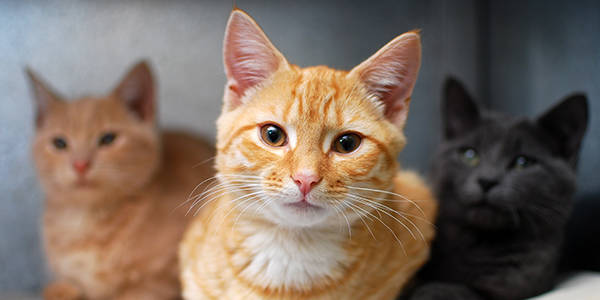
//> input picture Praktikum 1/OrangeCat.jpg, 600 x 300 px
$ ./main   (built with g++ and OpenCV 4)
//> lines starting //> are read from the running program, lines starting //| are printed output that depends on the picture
#include<stdlib.h>
#include<math.h>
#include<string.h>
#include<iostream>

#include<opencv2\opencv.hpp>
#include<opencv2\core\core.hpp>
#include<opencv2\highgui\highgui.hpp>
#include<opencv2\imgproc\imgproc.hpp>
#include<opencv2\ml\ml.hpp>
#include<opencv2\objdetect\objdetect.hpp>

using namespace std;
using namespace cv;

//Praktikum 1 Brightness and Contrast
int main() {
	cv::Mat I = cv::imread("../data/OrangeCat.jpg", CV_LOAD_IMAGE_GRAYSCALE);
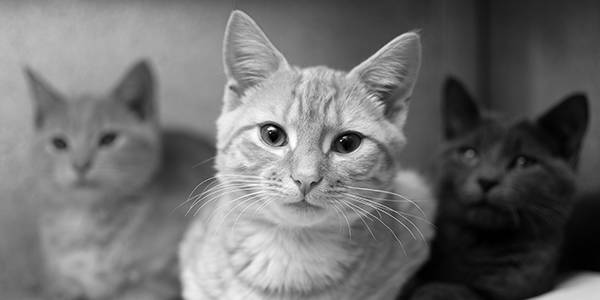
//> I: 300 rows x 600 cols, CV_8UC1; min 0, max 255, mean 110.8

	if (I.empty())
		return -1;

	cv::Mat padded;	//expand input image to optimal size
	int m = cv::getOptimalDFTSize(I.rows);
//> m = 300
	int n = cv::getOptimalDFTSize(I.cols); // on the border add zero values
//> n = 600
	cv::copyMakeBorder(I, padded, 0, m - I.rows, 0, n - I.cols, 1/*BORDER_CONSTANT*/, cv::Scalar::all(0));

	cv::Mat	planes[] = { cv::Mat_<float>(padded), cv::Mat::zeros(padded.size(), CV_32F) };
//> planes[1]: 300 rows x 600 cols, CV_32FC1; every value is 0
	cv::Mat complexI;
	merge(planes, 2, complexI);	// Add to the expanded another plane with zeros

	dft(complexI, complexI);	// this way the result may fit in the source matrix

								// compute the magnitude and switch to logarithmic scale
								// => log(1 + sqrt(Re(DFT(I))^2 + Im(DFT(I))^2))
	split(complexI, planes);	// planes[0] = Re(DFT(I), planes[1] = Im(DFT(I))
	magnitude(planes[0], planes[1], planes[0]);//	planes[0]	= magnitude
	cv::Mat magI = planes[0];

	magI += cv::Scalar::all(1);	// switch to logarithmic scale
	log(magI, magI);

	// crop the spectrum, if it has an odd number of rows or columns
	magI = magI(cv::Rect(0, 0, magI.cols & -2, magI.rows & -2));

	// rearrange the quadrants of Fourier image so that the origin is at the image center
	int cx = magI.cols / 2;
//> cx = 300
	int cy = magI.rows / 2;
//> cy = 150

	cv::Mat q0(magI, cv::Rect(0, 0, cx, cy));	// Top-Left - Create a ROI per quadrant
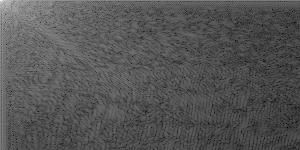
//> q0: 150 rows x 300 cols, CV_32FC1; min 2.66, max 16.81, mean 7.37; drawn with min black and max white
	cv::Mat q1(magI, cv::Rect(cx, 0, cx, cy));	// Top-Right
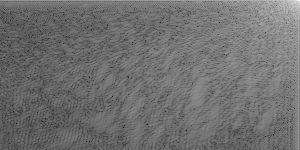
//> q1: 150 rows x 300 cols, CV_32FC1; min 1.12, max 15.46, mean 7.43; drawn with min black and max white
	cv::Mat q2(magI, cv::Rect(0, cy, cx, cy));	// Bottom-Left
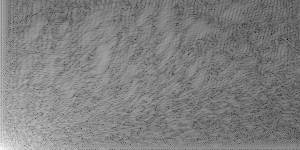
//> q2: 150 rows x 300 cols, CV_32FC1; min 1.12, max 13.67, mean 7.42; drawn with min black and max white
	cv::Mat q3(magI, cv::Rect(cx, cy, cx, cy)); // Bottom-Right
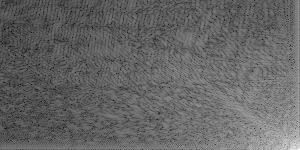
//> q3: 150 rows x 300 cols, CV_32FC1; min 2.66, max 14.41, mean 7.34; drawn with min black and max white

	cv::Mat tmp;		// swap quadrants (Top-Left with Bottom-Right)
	q0.copyTo(tmp);
	q3.copyTo(q0);
	tmp.copyTo(q3);

	q1.copyTo(tmp);		// swap quadrant (top-right with Bottom-left)
	q2.copyTo(q1);
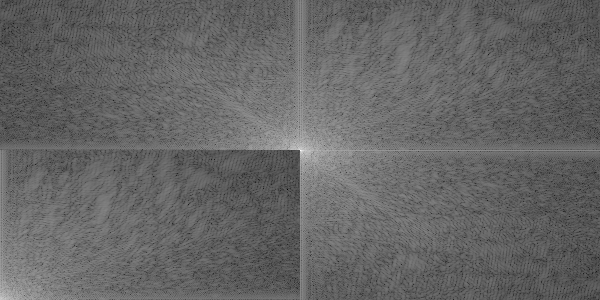
//> magI: 300 rows x 600 cols, CV_32FC1; min 1.12, max 16.81, mean 7.39; drawn with min black and max white
	tmp.copyTo(q2);
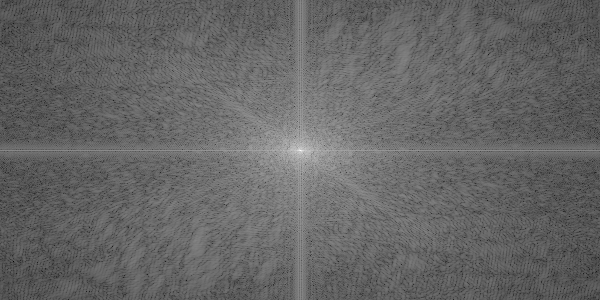
//> magI: 300 rows x 600 cols, CV_32FC1; min 1.12, max 16.81, mean 7.39; drawn with min black and max white

	normalize(magI, magI, 0, 1, CV_MINMAX);
	imshow("Input Image", I);
	imshow("spectrum magnitude", magI);
	imshow("Quadrant 4", q3);
	waitKey();

	return 0;
}

$ run again, with Praktikum 1/bigcat.jpg copied over Praktikum 1/OrangeCat.jpg
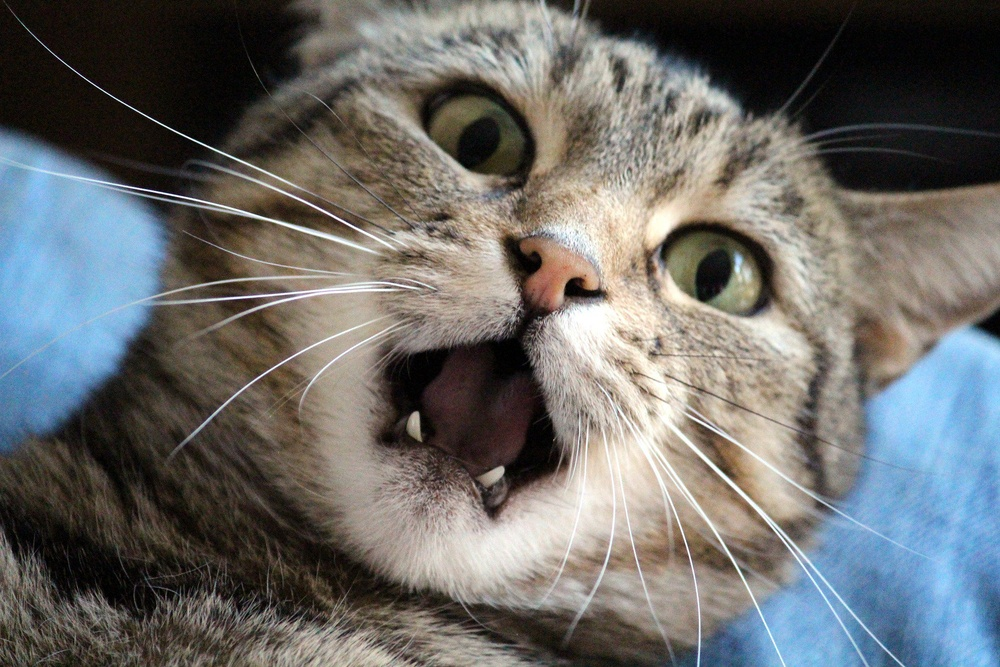
//> input picture Praktikum 1/bigcat.jpg, 1000 x 667 px, shrunk from 1920 x 1280 before the run
//> `cv::copyMakeBorder(I, padded, 0, m - I.rows, 0, n - I.cols, 1/*BORDER_..`:
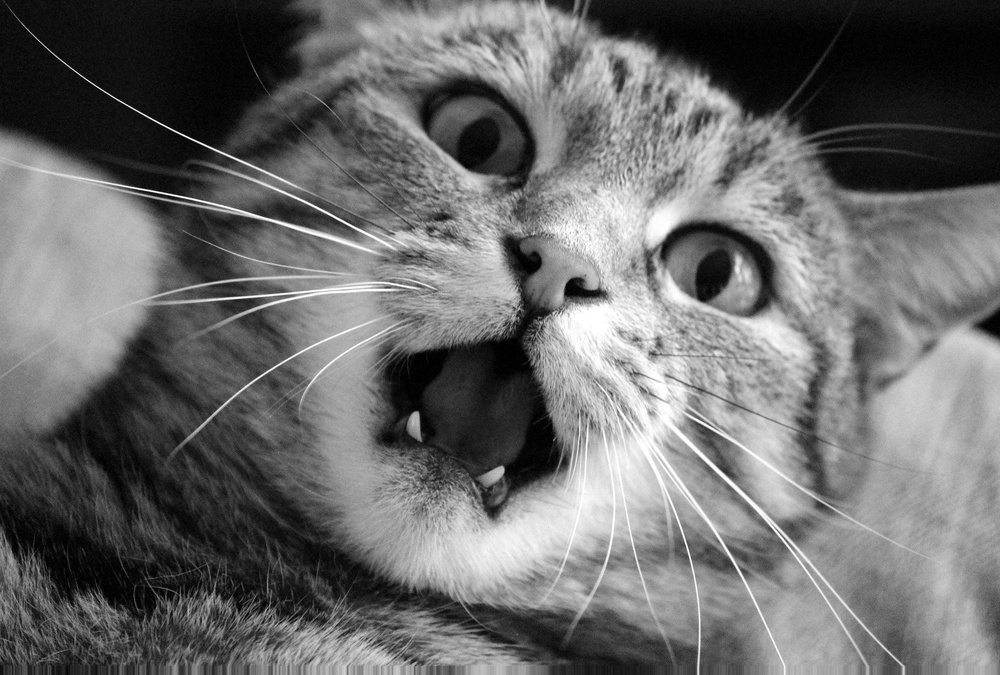
//> padded: 675 rows x 1000 cols, CV_8UC1; min 0, max 255, mean 107
//> `tmp.copyTo(q2);`:
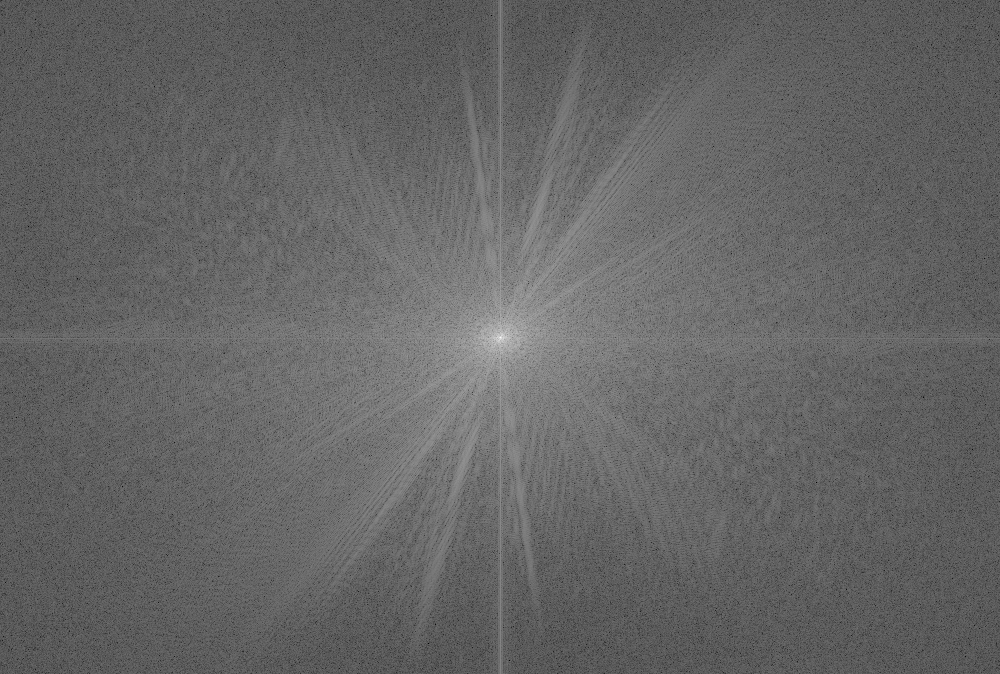
//> magI: 674 rows x 1000 cols, CV_32FC1; min 2.22, max 18.09, mean 8.52; drawn with min black and max white

$ run again, with Praktikum 1/cat1.jpg copied over Praktikum 1/OrangeCat.jpg
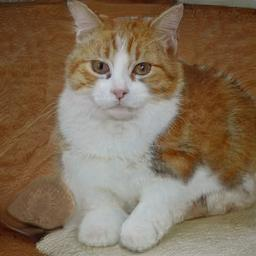
//> input picture Praktikum 1/cat1.jpg, 256 x 256 px
//> `cv::Mat q3(magI, cv::Rect(cx, cy, cx, cy));`:
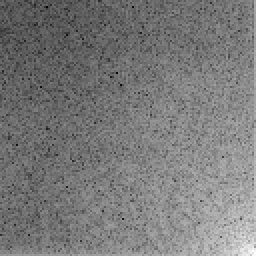
//> q3: 128 rows x 128 cols, CV_32FC1 (shown 2 times larger); min 1.35, max 12.32, mean 6.62; drawn with min black and max white
//> `tmp.copyTo(q2);`:
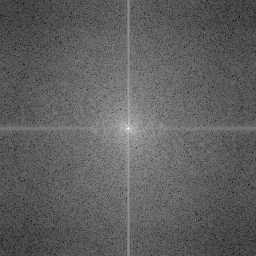
//> magI: 256 rows x 256 cols, CV_32FC1; min 1.13, max 15.82, mean 6.63; drawn with min black and max white

$ run again, with Praktikum 1/1.png saved as Praktikum 1/OrangeCat.jpg
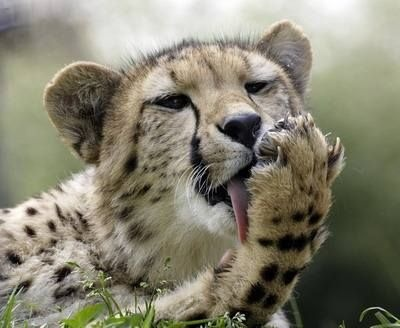
//> input picture Praktikum 1/1.png, 400 x 328 px
//> `tmp.copyTo(q2);`:
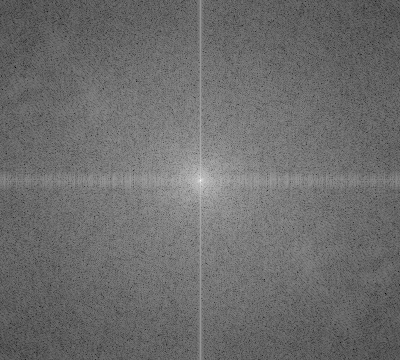
//> magI: 360 rows x 400 cols, CV_32FC1; min 1.09, max 16.71, mean 7.78; drawn with min black and max white
